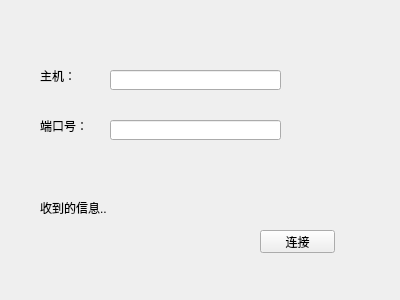
<?xml version="1.0" encoding="UTF-8"?>
<ui version="4.0">
 <class>Widget</class>
 <widget class="QWidget" name="Widget">
  <property name="geometry">
   <rect>
    <x>0</x>
    <y>0</y>
    <width>400</width>
    <height>300</height>
   </rect>
  </property>
  <property name="windowTitle">
   <string>Widget</string>
  </property>
  <widget class="QLabel" name="label">
   <property name="geometry">
    <rect>
     <x>40</x>
     <y>70</y>
     <width>54</width>
     <height>12</height>
    </rect>
   </property>
   <property name="text">
    <string>主机：</string>
   </property>
  </widget>
  <widget class="QLabel" name="label_2">
   <property name="geometry">
    <rect>
     <x>40</x>
     <y>120</y>
     <width>54</width>
     <height>12</height>
    </rect>
   </property>
   <property name="text">
    <string>端口号：</string>
   </property>
  </widget>
  <widget class="QLabel" name="messageLabel">
   <property name="geometry">
    <rect>
     <x>40</x>
     <y>200</y>
     <width>151</width>
     <height>16</height>
    </rect>
   </property>
   <property name="text">
    <string>收到的信息..</string>
   </property>
  </widget>
  <widget class="QLineEdit" name="hostLineEdit">
   <property name="geometry">
    <rect>
     <x>110</x>
     <y>70</y>
     <width>171</width>
     <height>20</height>
    </rect>
   </property>
  </widget>
  <widget class="QLineEdit" name="portLineEdit">
   <property name="geometry">
    <rect>
     <x>110</x>
     <y>120</y>
     <width>171</width>
     <height>20</height>
    </rect>
   </property>
  </widget>
  <widget class="QPushButton" name="pushButton">
   <property name="geometry">
    <rect>
     <x>260</x>
     <y>230</y>
     <width>75</width>
     <height>23</height>
    </rect>
   </property>
   <property name="text">
    <string>连接</string>
   </property>
  </widget>
 </widget>
 <layoutdefault spacing="6" margin="11"/>
 <resources/>
 <connections/>
</ui>
